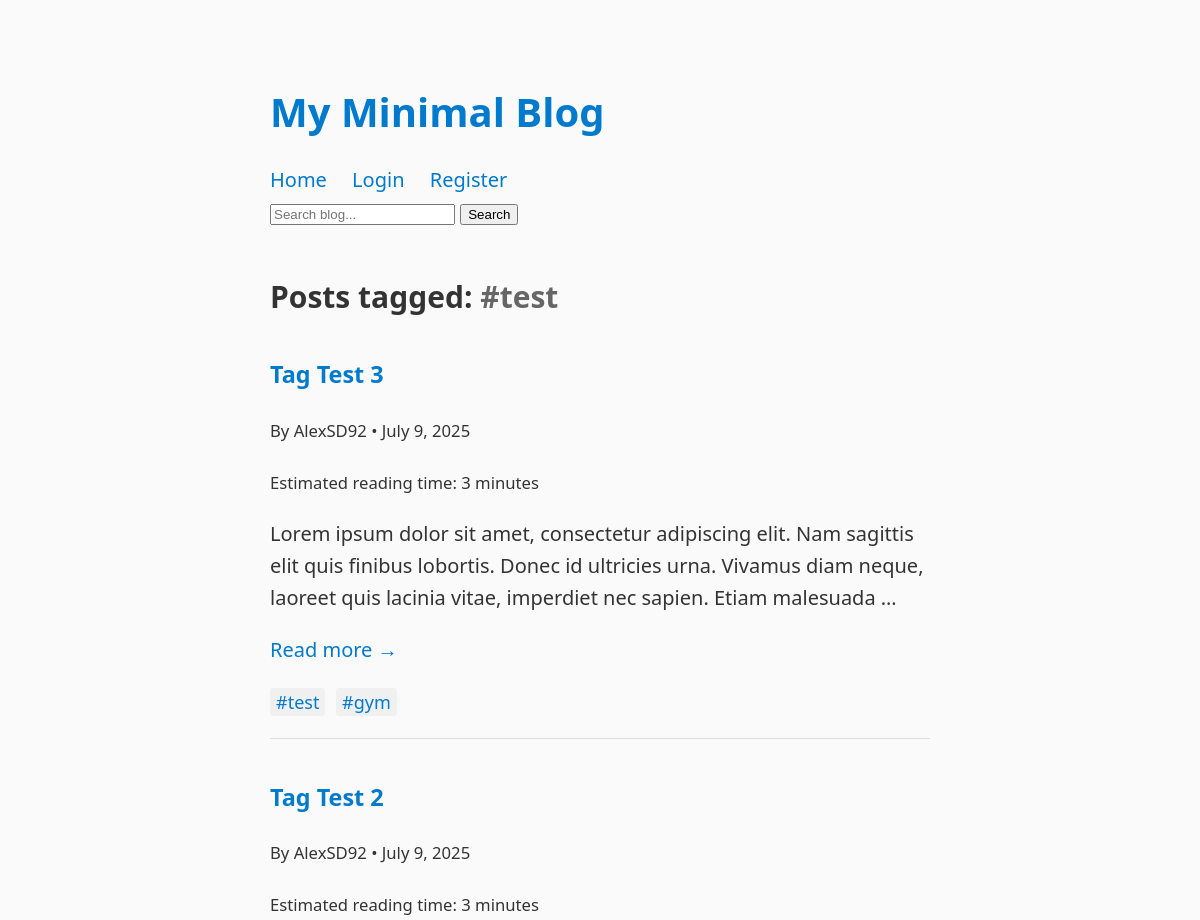
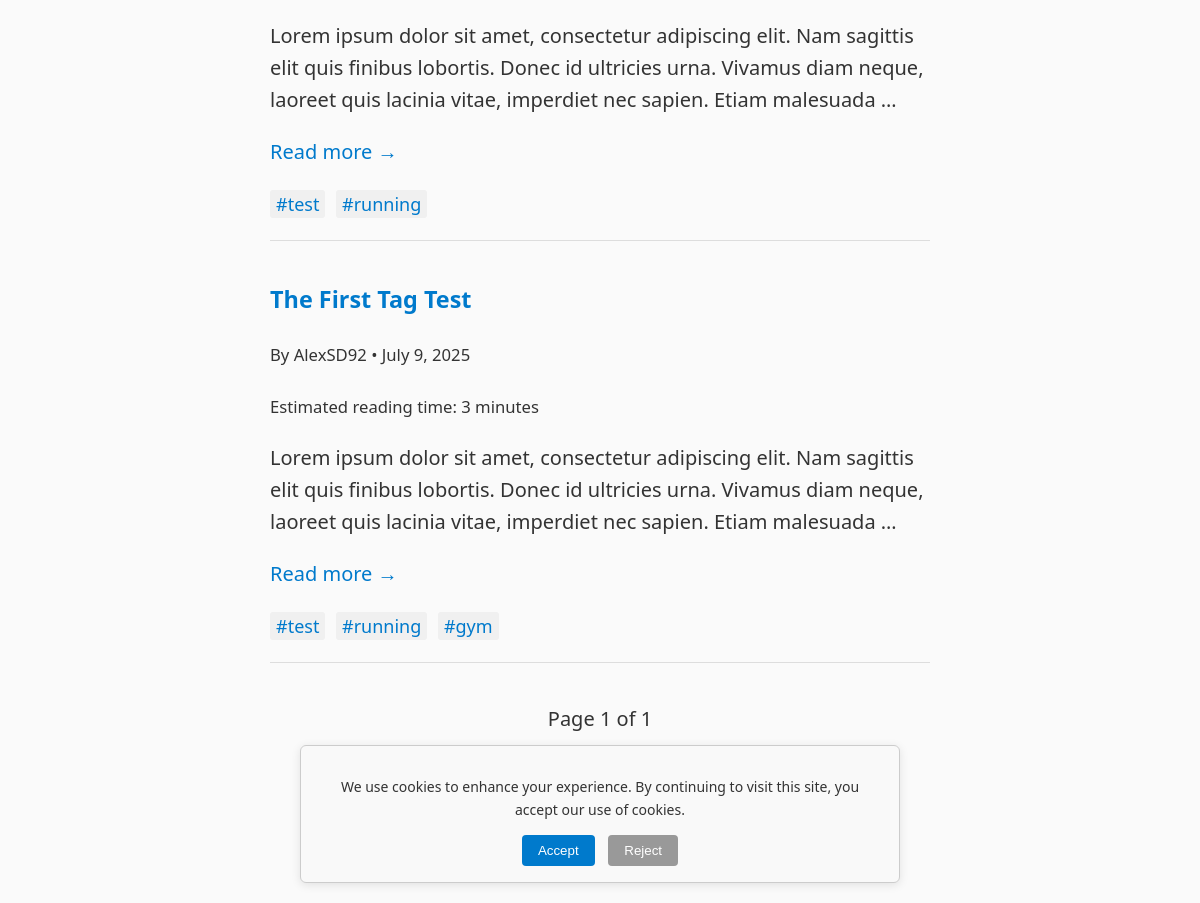
Screenshot of /tag/test/ with the database file from the repository (2 pictures, top to bottom).
### blog/models.py (models this page shows, shortened)
class Tag(models.Model):
    name = models.CharField(max_length=30, unique=True)
    slug = models.SlugField(max_length=30, unique=True)

class Post(models.Model):
    title = models.CharField(max_length=200)
    slug = models.SlugField(unique=True, blank=True)
    author = models.ForeignKey(User, on_delete=models.CASCADE)
    category = models.ForeignKey(Category, on_delete=models.SET_NULL, null=True)
    image = models.ImageField(upload_to='post_images/', blank=True, null=True)
    body = RichTextField()
    published = models.BooleanField(default=True)
    created = models.DateTimeField(auto_now_add=True)
    tags = models.ManyToManyField('Tag', blank=True, related_name='posts')
    views = models.PositiveIntegerField(default=0)
    def reading_time(self):
        plain_text = re.sub('<[^<]+?>', '', self.body)
        word_count = len(plain_text.split())
        return math.ceil(word_count / 200)  # Average adult reads ~200 wpm

### blog/views.py (the view)
# urls.py: path('tag/<slug:slug>/', views.tagged_posts, name='tagged_posts'),
def tagged_posts(request, slug):
    tag = get_object_or_404(Tag, slug=slug)
    posts = Post.objects.filter(tags=tag, published=True).order_by('-created')
    paginator = Paginator(posts, 5)
    page_number = request.GET.get('page')
    page_obj = paginator.get_page(page_number)
    return render(request, 'blog/tagged_posts.html', {
        'tag': tag,
        'page_obj': page_obj
    })

### blog/context_processors.py (called while the page is built)
def analytics_tracking_id(request):
    return {
        'GA_TRACKING_ID': settings.GA_TRACKING_ID
    }

### blog/templates/blog/tagged_posts.html (shortened to what this page needs)
{% extends 'blog/base.html' %}
{% block content %}
  <h2>Posts tagged: <span style="color: #666;">#{{ tag.name }}</span></h2>
  {% for post in page_obj %}
  <div class="post-preview">
    <h3><a href="{% url 'post_detail' slug=post.slug %}">{{ post.title }}</a></h3>
    <p><small>By {{ post.author }} • {{ post.created|date:"F j, Y" }}</small></p>
    <p class="text-sm text-gray-500"><small>  Estimated reading time: {{ post.reading_time }} minute{{ post.reading_time|pluralize }}
    </small></p>
    <p>{{ post.body|truncatewords:30|safe }}</p>
    <p><a href="{% url 'post_detail' slug=post.slug %}">Read more →</a></p>
    {% if post.tags.all %}
      <div class="post-tags" style="margin-top: 0.5em;">
        {% for tag in post.tags.all %}
          <a href="{% url 'tagged_posts' slug=tag.slug %}" style="margin-right: 0.3em; font-size: 0.9em; background-color: #f0f0f0; padding: 2px 6px; border-radius: 3px;">#{{ tag.name }}</a>
        {% endfor %}
      </div>
    {% endif %}
    </div>
    {% empty %}
    <p>No posts found for this tag.</p>
  {% endfor %}
  <div class="pagination" style="text-align:center; margin-top: 2em;">
    <span style="margin: 0 1em;">Page {{ page_obj.number }} of {{ page_obj.paginator.num_pages }}</span>
  </div>
{% endblock %}

### blog/templates/blog/base.html (style rules this page uses)
html { box-sizing: border-box; max-width: 70ch; margin: auto; font-size: 1.25em; color: #333; line-height: 1.6; }
* { box-sizing: inherit; }
body { margin: 0; padding: 1em; font-family: system-ui, sans-serif; background-color: #fafafa; }
h1, h2, h3 { font-weight: 600; margin-top: 1.5em; margin-bottom: 0.5em; }
p { margin-bottom: 1em; }
a { text-decoration: none; color: #007acc; }
.post-preview { margin-bottom: 2em; border-bottom: 1px solid #ddd; padding-bottom: 1em; }

### rows the page displays
Tag: name "test"
Post: title "Tag Test 3", author "AlexSD92", created "July 9, 2025", reading_time "3", body "Lorem ipsum dolor sit amet, consectetur adipiscing elit. Nam sagittis elit quis finibus lobortis. Donec id ultricies urna. Vivamus diam neque, laoreet quis lacinia vitae, imperdiet nec sapien. Etiam malesuada …"
Tag: name "gym"
Post: title "Tag Test 2", author "AlexSD92", created "July 9, 2025", reading_time "3", body "Lorem ipsum dolor sit amet, consectetur adipiscing elit. Nam sagittis elit quis finibus lobortis. Donec id ultricies urna. Vivamus diam neque, laoreet quis lacinia vitae, imperdiet nec sapien. Etiam malesuada …"
Tag: name "running"
Post: title "The First Tag Test", author "AlexSD92", created "July 9, 2025", reading_time "3", body "Lorem ipsum dolor sit amet, consectetur adipiscing elit. Nam sagittis elit quis finibus lobortis. Donec id ultricies urna. Vivamus diam neque, laoreet quis lacinia vitae, imperdiet nec sapien. Etiam malesuada …"

### other values shown
{{ page_obj.number }} "1"
{{ page_obj.paginator.num_pages }} "1"
